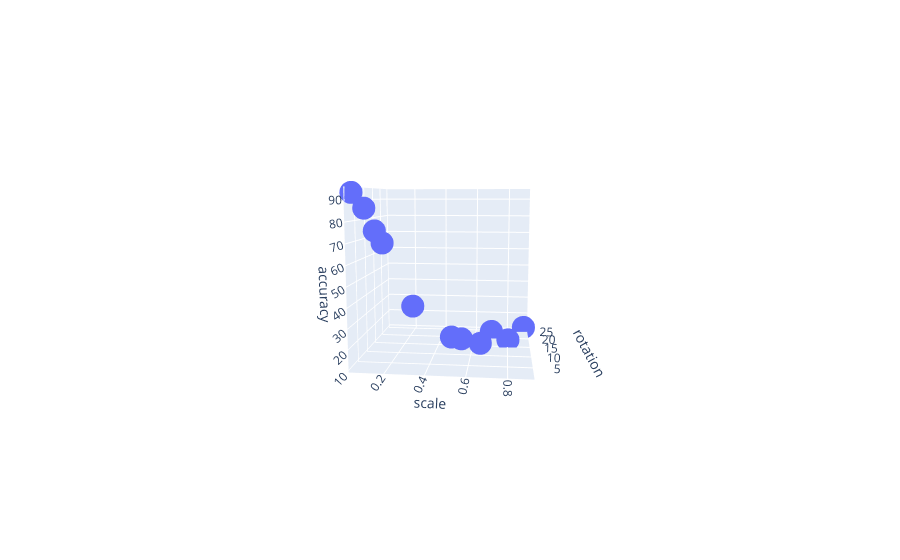

Notebook code for this chart:
### Code cell
#fig = plt.figure()
#ax = plt.axes(projection='3d')
zipped = list(zip(acc_values, rotation_values, scale_values))

why_df = pd.DataFrame(zipped, columns=['accuracy', 'rotation', 'scale'])
# ax.scatter3D(why_df)
# plt.show()
px.scatter_3d(why_df, x='scale', y='rotation', z='accuracy')

### Figure 1 — Plotly figure (JSON) as saved in the notebook; plotly's stock layout.template omitted (floating-point values rounded to 4 significant figures)
{"data": [{"hovertemplate": "scale=%{x}<br>rotation=%{y}<br>accuracy=%{z}<extra></extra>", "legendgroup": "", "marker": {"color": "#636efa", "symbol": "circle"}, "mode": "markers", "name": "", "scene": "scene", "showlegend": false, "type": "scatter3d", "x": [0.05, 0.1, 0.14, 0.16, 0.3, 0.5, 0.55, 0.65, 0.8, 0.7, 0.9], "y": [1, 2, 3, 5, 7, 8, 9, 10, 15, 20, 25], "z": [93.46, 86.26, 75.59, 69.28, 36.85, 20.41, 18.68, 15.56, 13.04, 12.97, 11.53]}], "layout": {"autosize": true, "legend": {"tracegroupgap": 0}, "margin": {"t": 60}, "scene": {"aspectmode": "auto", "aspectratio": {"x": 1, "y": 1, "z": 1}, "camera": {"center": {"x": 0, "y": 0, "z": 0}, "eye": {"x": 0.3381, "y": -3.075, "z": 0.4453}, "projection": {"type": "perspective"}, "up": {"x": 0, "y": 0, "z": 1}}, "domain": {"x": [0, 1], "y": [0, 1]}, "xaxis": {"title": {"text": "scale"}, "type": "linear"}, "yaxis": {"title": {"text": "rotation"}, "type": "linear"}, "zaxis": {"title": {"text": "accuracy"}, "type": "linear"}}}}
